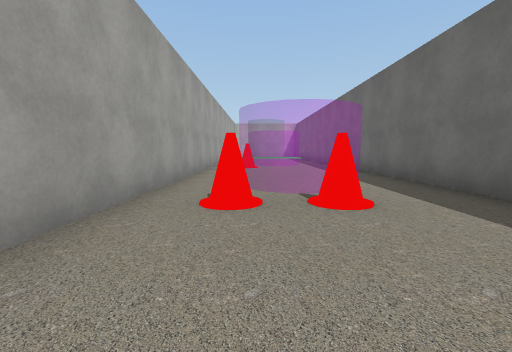
View 1 (above)

13 first-person views from a walk through a Unity game level. The camera is 1.2 m above the floor, tilts 6° down and sees 90° across. The floor is counted in squares, 2 m on a side. Each view is taken from the middle of a square. On the plan, view 1 faces up. The plan holds only what a view shows up to about 9 squares ahead; the rest is blank. The place goes on beyond the plan. Some surface patterns are stand-ins.

View 2
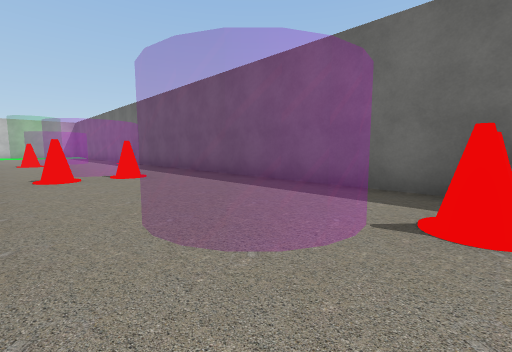

View 3
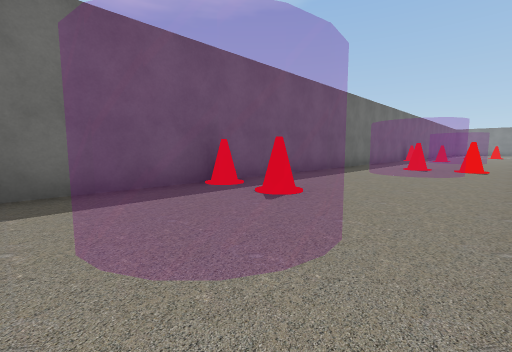

View 4
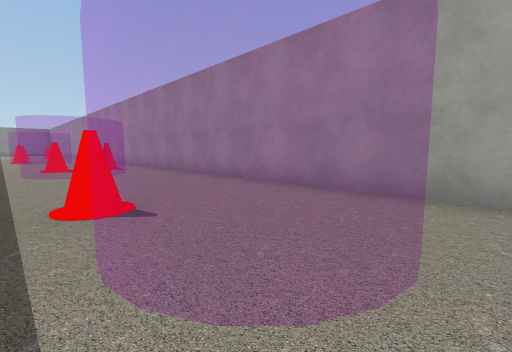

View 5
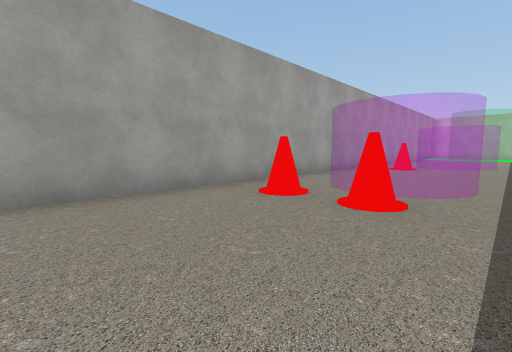

View 6
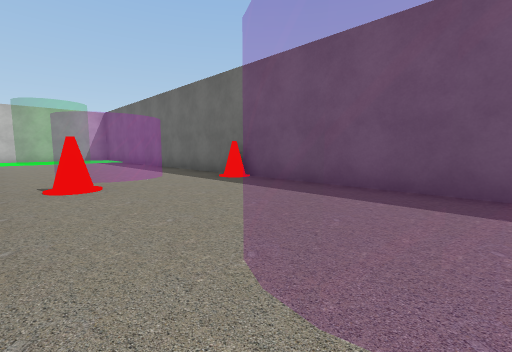

View 7
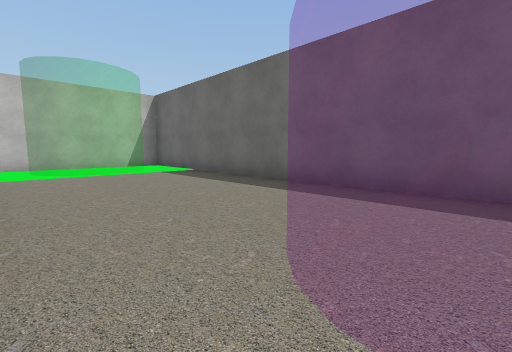

View 8
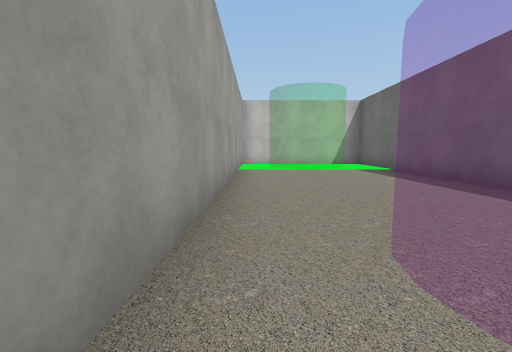

View 9
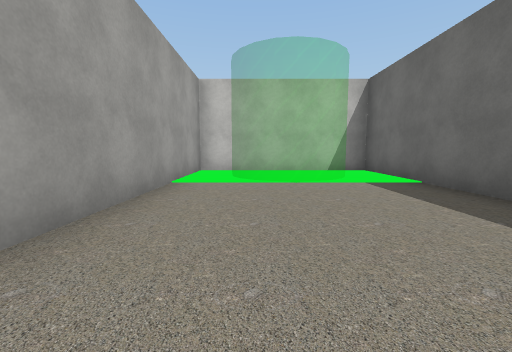

View 10
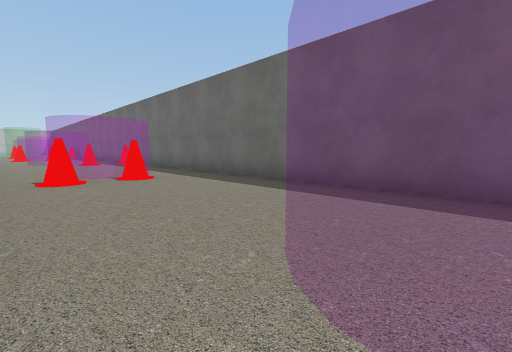

View 11
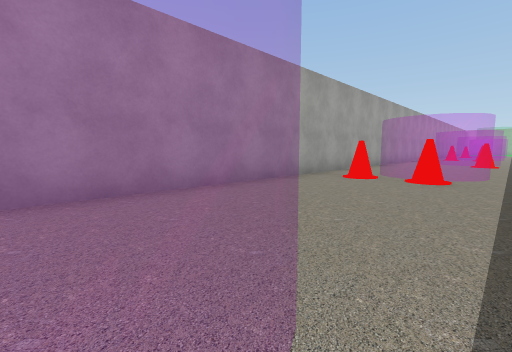

View 12
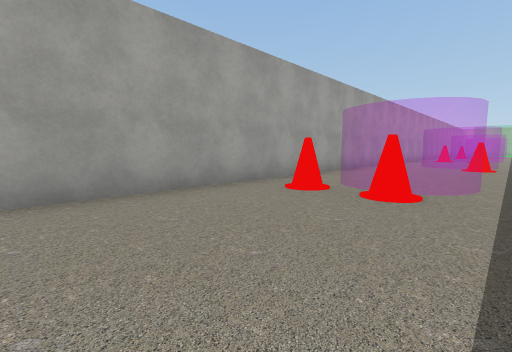

View 13
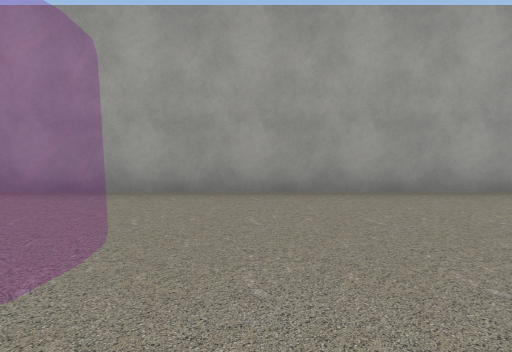

### Floor plan
Key: @ floor where view 1 was taken; # wall or solid block; . floor; = window, fence, low wall or low ledge; C cone.
Columns run from 2 left of view 1 to 3 right of it. Each row starts with its distance up from view 1.
 19 ###=##
 18 #.===#
 17 #.==.#
 16 #....#
 15 #....#
 14 #....#
 13 #....#
 12 #....#
 11 #.==.#
 10 #.==.#
  9 #.==.#
  8 #.C..C
  7 #....#
  6 #....#
  5 #.==.#
  4 #.==.#
  3 #.CC.#
  2 #....#
  1 #....#
  0 #.@..#
 -1 #.==.#
 -2 #.==.#
 -3 #..C.C
 -4 #....#
 -5 #....#
 -6 #..=.#
 -7 #.==.#
 -8 #.==.#
 -9 #.CC.#
-10 #....#
-11 #....#
-12 #....#
-13 #.==.#
-14 #.==.#

Positions as (right, up) in squares from view 1, and headings:
1: (0, 0), facing up
2: (-1, -3), facing up-right
3: (-1, 0), facing down-right
4: (2, 0), facing down-left
5: (2, 0), facing up-left
6: (-1, 4), facing up-right
7: (-1, 10), facing up-right
8: (-1, 9), facing up
9: (0, 12), facing up
10: (-1, -14), facing up-right
11: (2, -14), facing up-left
12: (2, -12), facing up-left
13: (2, -12), facing left
